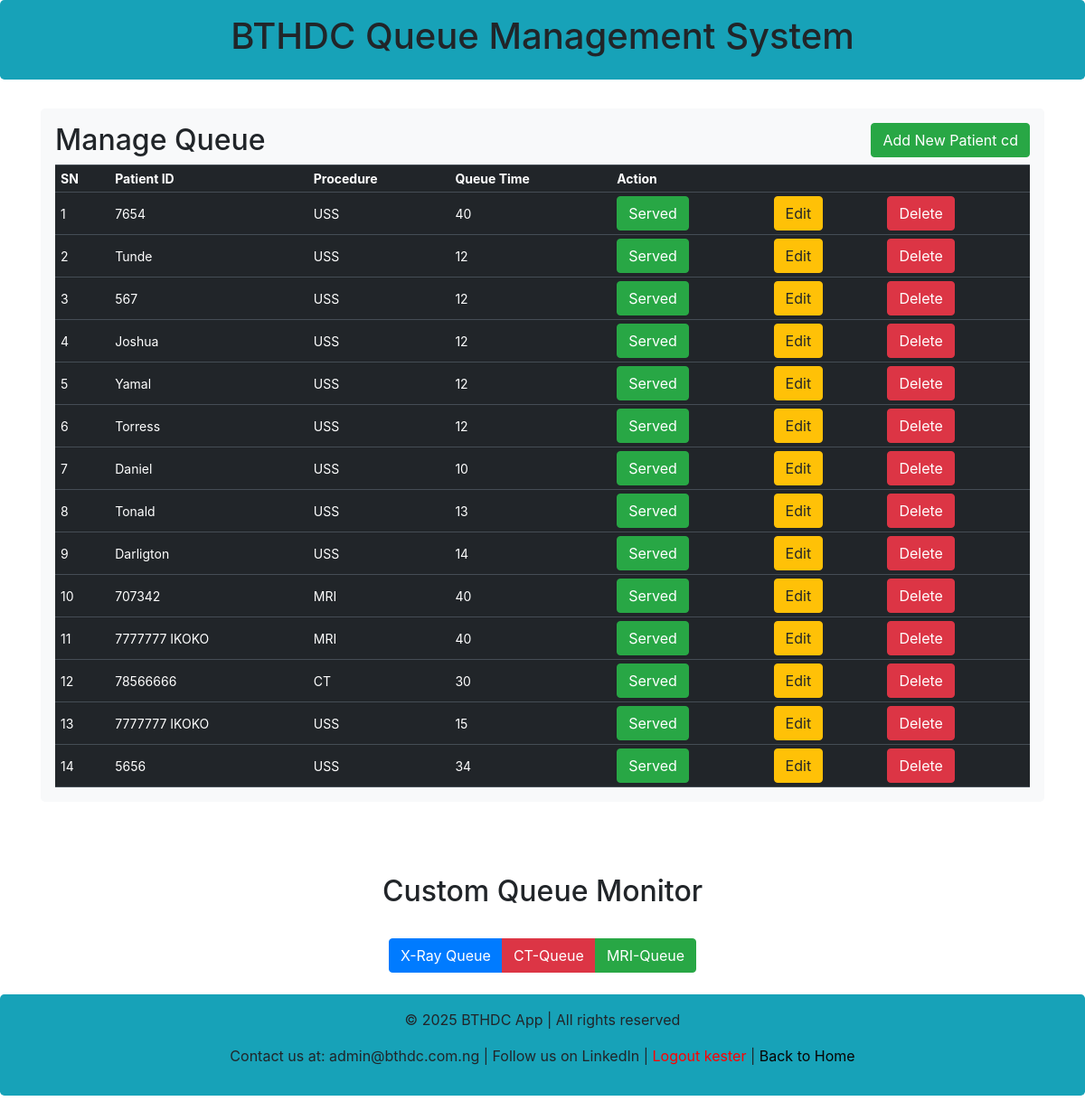
Page /carddashboard (signed in) on the committed database.
### main.py (models this page shows, shortened)
class Btqueue(db.Model):
    __tablename__ = 'btqueue'
    queue_id = db.Column(db.Integer, primary_key=True)
    pat_phone = db.Column(db.String(100))
    pat_procedure = db.Column(db.String(100))
    queue_time = db.Column(db.Integer)
    service_status = db.Column(db.Integer, default=0)  # 0 = waiting, 1 = on procedure, 2 = served
    departure_time = db.Column(db.DateTime, nullable=True)
    arrival_time = db.Column(db.DateTime, default=datetime.utcnow)
    pat_id = db.Column(db.String(100))
    departmentid = db.Column(db.Integer, default=1)
    start_time = db.Column(db.DateTime, nullable=True)  # when procedure started

### main.py (the view)
@app.route("/carddashboard")
def carddashboard():
    if "username" not in session:
        return redirect(url_for("index"))
    all_data = Btqueue.query.filter_by(service_status = 1).all()
    return render_template('carddashboard.html', system_queue=all_data)

### templates/carddashboard.html (shortened to what this page needs)
{% extends 'base.html' %}
{%block body %}
<div class="container">
    <div class="row">
        <div class="col md-12">
            <div class="jumbotron p-3 bg-light">
                <h2>  Manage Queue <button type="button" class="btn btn-success float-end" onclick="addpatient()">Add New Patient cd</button></h2>
                <table class="table table-hover table-dark">
                    <tr>
                        <th>SN</th>
                        <th>Patient ID</th>
                        <th>Procedure</th>
                        <th>Queue Time</th>
                        <th colspan="3" align="center">Action</th>
                    </tr>
                    {% for row in system_queue %}
                    {% if loop.index >0 %}
                    <tr>
                        <td class="counter"></td>
                        <td>{{row.pat_id}}</td>
                        <td>{{row.pat_procedure}}</td>
                        <td>{{row.queue_time}}<input type="hidden" class="form-control" id="queue_id" name="queue_id" value="{{row.queue_id}}"></td>
                        <td> <a href="#" class="btn btn-success" data-toggle="modal" data-target="#mymodal" onclick="patientserved('{{ row.queue_id }}')"> Served</a></td>
                        <td> <a href="/update/{{row.queue_id}}" class="btn btn-warning" data-toggle="modal" data-target="#modaledit{{row.queue_id}}"> Edit</a></td>
                       <td> <a href="/delete/{{row.queue_id}}" class="btn btn-danger btn-xs" onclick="return confirm('Are you sure, you want to Delete?')"> Delete</a></td>
                     </tr>
                     {%endif%}
                    {%endfor%}
                </table>
            </div>
        </div>
    </div>
</div>
<div class="container mt-5">
  <div class="text-center">
      <h2>Custom Queue Monitor</h2>
      <div class="btn-group mt-4" role="group" aria-label="Button group">
          <button type="button" class="btn btn-primary" onclick="window.location.href='/xrayview'">X-Ray Queue</button>
          <button type="button" class="btn btn-danger" onclick="window.location.href='/ctview'">CT-Queue</button>
          <button type="button" class="btn btn-success" onclick="window.location.href='/mriview'">MRI-Queue</button>
      </div>
  </div>
</div>
{%endblock%}

### templates/base.html (shortened to what this page needs)
<!DOCTYPE html>
<html lang="en">
  <head>
    <link href="https://cdn.jsdelivr.net/npm/bootstrap@5.3.3/dist/css/bootstrap.min.css" rel="stylesheet">
    <link rel="stylesheet" href="{{ url_for('static', filename='mystyle.css') }}">
  </head>
  <body class="">
    <link rel="stylesheet" href="https://stackpath.bootstrapcdn.com/bootstrap/4.5.2/css/bootstrap.min.css">
    <header class="header">
      <div class="jumbotron p-3 bg-info">
        <div class="well text-center">
            <h1>BTHDC Queue Management System</h1>
        </div>
    </div>
    </header>
      {%block body%} {%endblock%}
      <footer class="footer">
        <br/>
        <div class="jumbotron p-3 bg-info">
          <div class="well text-center">
            <div>
                <p>&copy; 2025 BTHDC App | All rights reserved</p>
                <p>Contact us at: admin@bthdc.com.ng | Follow us on LinkedIn
                  {% if session.get('username') %}
                    | <a href="{{ url_for('logout') }}" id="logout">Logout {{ session['username'] }}</a>
                    | <a href="{{ url_for('dashboard') }}" id="homeic">Back to Home</a>
                  {% endif %}
                </p>
            </div>
         </div>
      </div>
      </footer>
  </body>
</html>

### static/mystyle.css (style rules this page uses)
#logout { color: red; text-decoration: none; }
#homeic { color: rgb(8, 3, 3); text-decoration: none; }
table.table { font-size: 14px; border-width: 2px !important; margin-bottom: 0; }
table.table th, table.table td { padding: 4px 6px !important; vertical-align: middle !important; }
.mt-3, .mt-4 { margin-top: 10px !important; }

### rows in the picture
Btqueue: pat_id "7654", pat_procedure "USS", queue_time "40"
Btqueue: pat_id "Tunde", pat_procedure "USS", queue_time "12"
Btqueue: pat_id "567", pat_procedure "USS", queue_time "12"
Btqueue: pat_id "Joshua", pat_procedure "USS", queue_time "12"
Btqueue: pat_id "Yamal", pat_procedure "USS", queue_time "12"
Btqueue: pat_id "Torress", pat_procedure "USS", queue_time "12"
Btqueue: pat_id "Daniel", pat_procedure "USS", queue_time "10"
Btqueue: pat_id "Tonald", pat_procedure "USS", queue_time "13"
Btqueue: pat_id "Darligton", pat_procedure "USS", queue_time "14"
Btqueue: pat_id "707342", pat_procedure "MRI", queue_time "40"
Btqueue: pat_id "7777777 IKOKO", pat_procedure "MRI", queue_time "40"
Btqueue: pat_id "78566666", pat_procedure "CT", queue_time "30"
Btqueue: pat_id "7777777 IKOKO", pat_procedure "USS", queue_time "15"
Btqueue: pat_id "5656", pat_procedure "USS", queue_time "34"

### other values in the picture
{{ session['username'] }} "kester"
